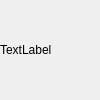
<?xml version="1.0" encoding="UTF-8"?>
<ui version="4.0">
 <class>Information</class>
 <widget class="QWidget" name="Information">
  <property name="geometry">
   <rect>
    <x>0</x>
    <y>0</y>
    <width>100</width>
    <height>100</height>
   </rect>
  </property>
  <property name="minimumSize">
   <size>
    <width>100</width>
    <height>100</height>
   </size>
  </property>
  <property name="maximumSize">
   <size>
    <width>1000</width>
    <height>1000</height>
   </size>
  </property>
  <property name="focusPolicy">
   <enum>Qt::NoFocus</enum>
  </property>
  <property name="contextMenuPolicy">
   <enum>Qt::NoContextMenu</enum>
  </property>
  <property name="windowTitle">
   <string>提示</string>
  </property>
  <property name="windowIcon">
   <iconset resource="image.qrc">
    <normaloff>:/ziyuan/information.png</normaloff>:/ziyuan/information.png</iconset>
  </property>
  <widget class="QLabel" name="label">
   <property name="geometry">
    <rect>
     <x>0</x>
     <y>0</y>
     <width>100</width>
     <height>100</height>
    </rect>
   </property>
   <property name="text">
    <string>TextLabel</string>
   </property>
  </widget>
 </widget>
 <resources>
  <include location="image.qrc"/>
 </resources>
 <connections/>
</ui>
